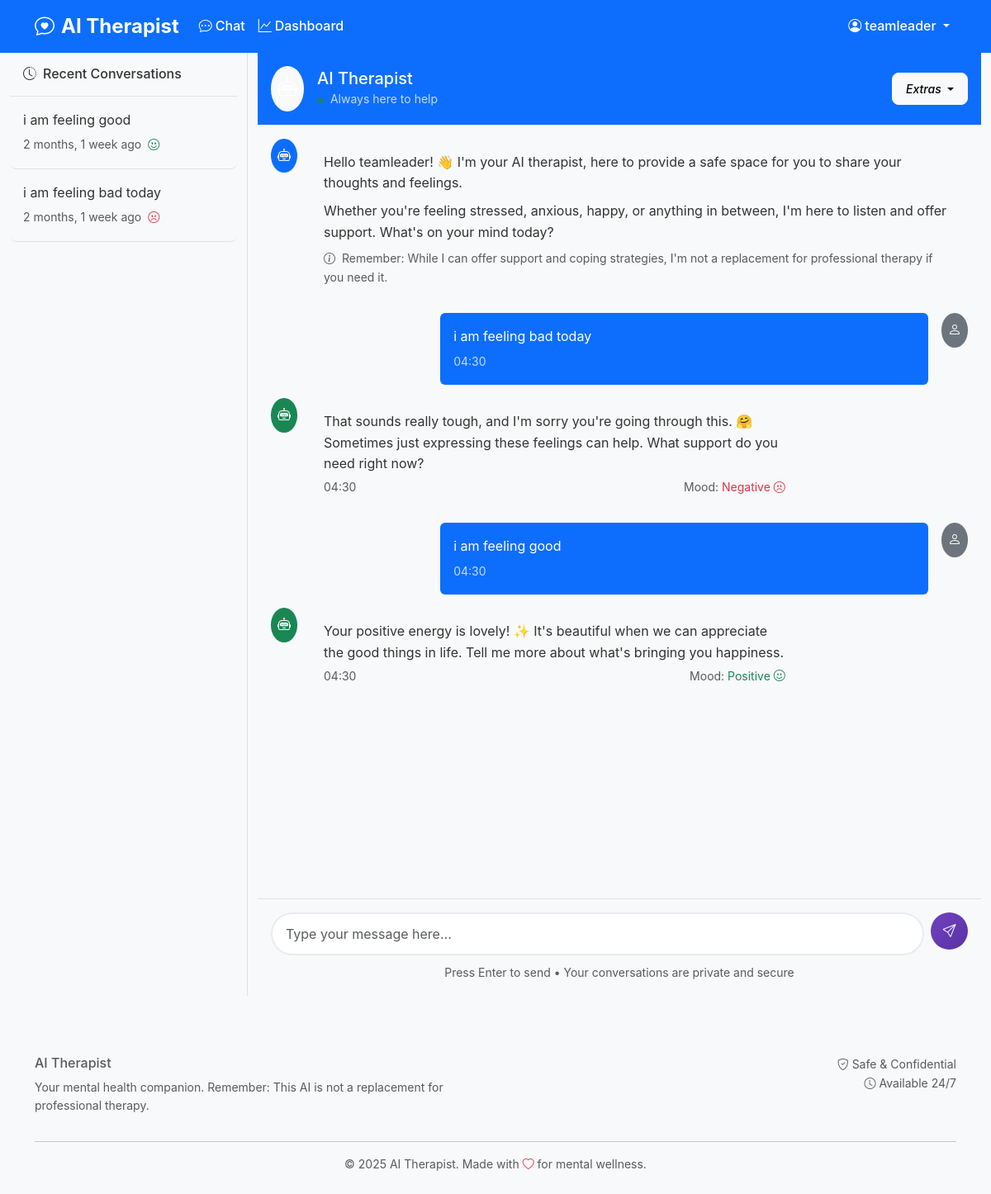
Page /chat/ (signed in) on the earlier database version.
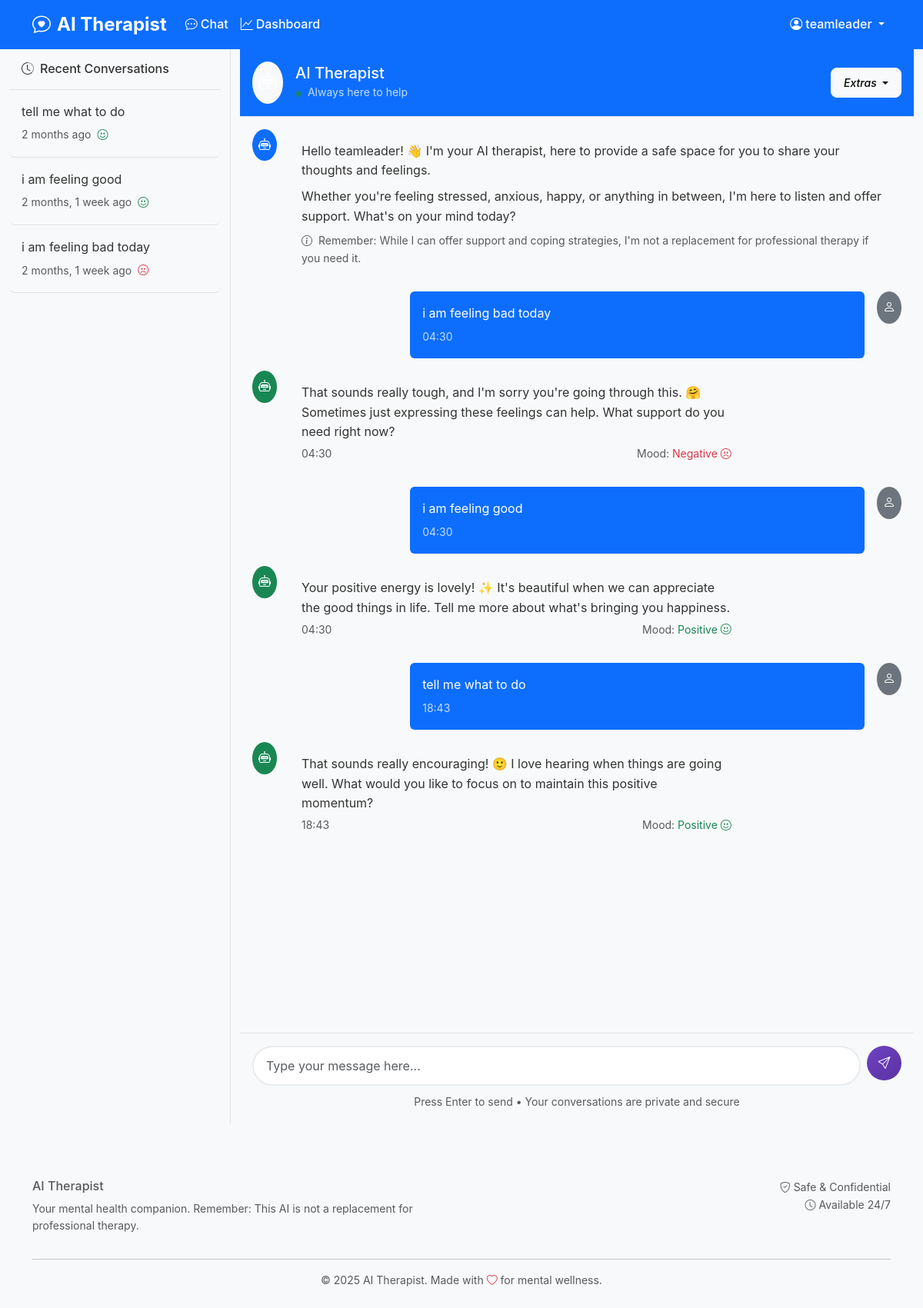
Same page on the later database version.
### core/models.py (models this page shows, shortened)
class Chat(models.Model):
    SENTIMENT_CHOICES = [
        ('positive', 'Positive'),
        ('negative', 'Negative'),
        ('neutral', 'Neutral'),
    ]
    user = models.ForeignKey(User, on_delete=models.CASCADE)
    user_message = models.TextField()
    ai_response = models.TextField()
    sentiment = models.CharField(max_length=10, choices=SENTIMENT_CHOICES)
    confidence_score = models.FloatField(default=0.0)  # Sentiment confidence
    timestamp = models.DateTimeField(default=timezone.now)
    class Meta:
        ordering = ['-timestamp']

### core/views.py (the view)
# urls.py: path('chat/', views.chat_view, name='chat'),
@login_required
def chat_view(request):
    recent_chats = Chat.objects.filter(user=request.user)[:20]
    form = ChatMessageForm()
    context = {
        'recent_chats': recent_chats,
        'form': form,
    }
    return render(request, 'core/chat.html', context)

### core/forms.py
class ChatMessageForm(forms.Form):
    message = forms.CharField(
        max_length=1000,
        widget=forms.TextInput(attrs={
            'class': 'form-control',
            'placeholder': 'Type your message here...',
            'id': 'message-input'
        })
    )

### core/templates/core/chat.html (shortened to what the changed rows need)
{% extends 'core/base.html' %}
{% load static %}
{% block main_class %}container-fluid h-100{% endblock %}
{% block content %}
<div class="row h-100">
    <div class="col-md-3 d-none d-md-block bg-light border-end">
        <div class="chat-history" style="height: calc(100vh - 200px); overflow-y: auto;">
            {% for chat in recent_chats %}
                <div class="p-3 border-bottom chat-history-item" data-chat-id="{{ chat.id }}">
                    <div class="d-flex justify-content-between align-items-start">
                        <div class="flex-grow-1">
                            <p class="mb-1 text-truncate" style="max-width: 200px;">
                                {{ chat.user_message|truncatechars:40 }}
                            </p>
                            <small class="text-muted">
                                {{ chat.timestamp|timesince }} ago
                                {% if chat.sentiment == 'positive' %}
                                    <i class="bi bi-emoji-smile text-success ms-1"></i>
                                {% elif chat.sentiment == 'negative' %}
                                    <i class="bi bi-emoji-frown text-danger ms-1"></i>
                                {% else %}
                                    <i class="bi bi-emoji-neutral text-muted ms-1"></i>
                                {% endif %}
                            </small>
                        </div>
                    </div>
                </div>
            {% empty %}
                <div class="p-3 text-center text-muted">
                    <i class="bi bi-chat-dots d-block mb-2" style="font-size: 2rem;"></i>
                    <p class="mb-0">No conversations yet.<br>Start your first chat!</p>
                </div>
            {% endfor %}
        </div>
    </div>
    <div class="col-md-9">
        <div class="d-flex flex-column h-100">
            <div class="flex-grow-1 p-3" id="messagesContainer" style="height: calc(100vh - 300px); overflow-y: auto;">
                <div id="chatMessages">
                    {% for chat in recent_chats reversed %}
                        <div class="message-wrapper mb-3">
                            <div class="d-flex align-items-start justify-content-end">
                                <div class="message-content bg-primary text-white rounded p-3 me-3 flex-grow-1" style="max-width: 70%;">
                                    <p class="mb-1">{{ chat.user_message }}</p>
                                    <small class="opacity-75">{{ chat.timestamp|date:"H:i" }}</small>
                                </div>
                                <div class="bg-secondary text-white rounded-circle p-2 flex-shrink-0">
                                    <i class="bi bi-person"></i>
                                </div>
                            </div>
                        </div>
                        <div class="message-wrapper mb-3">
                            <div class="d-flex align-items-start">
                                <div class="bg-success text-white rounded-circle p-2 me-3 flex-shrink-0">
                                    <i class="bi bi-robot"></i>
                                </div>
                                <div class="message-content bg-light rounded p-3 flex-grow-1" style="max-width: 70%;">
                                    <p class="mb-1">{{ chat.ai_response|linebreaksbr }}</p>
                                    <div class="d-flex justify-content-between align-items-center">
                                        <small class="text-muted">{{ chat.timestamp|date:"H:i" }}</small>
                                        <small class="text-muted">
                                            Mood:
                                            {% if chat.sentiment == 'positive' %}
                                                <span class="text-success">Positive <i class="bi bi-emoji-smile"></i></span>
                                            {% elif chat.sentiment == 'negative' %}
                                                <span class="text-danger">Negative <i class="bi bi-emoji-frown"></i></span>
                                            {% else %}
                                                <span class="text-muted">Neutral <i class="bi bi-emoji-neutral"></i></span>
                                            {% endif %}
                                        </small>
                                    </div>
                                </div>
                            </div>
                        </div>
                    {% endfor %}
                </div>
            </div>
        </div>
    </div>
</div>
{% endblock %}

Differences in the rows shown:
added Chat: user_message "tell me what to do", timestamp "2 months", sentiment "positive" (drawn), timestamp "18:43", ai_response "That sounds really encouraging! 🙂 I love hearing when things are going well. What would you like to focus on to maintain this positive momentum?"
